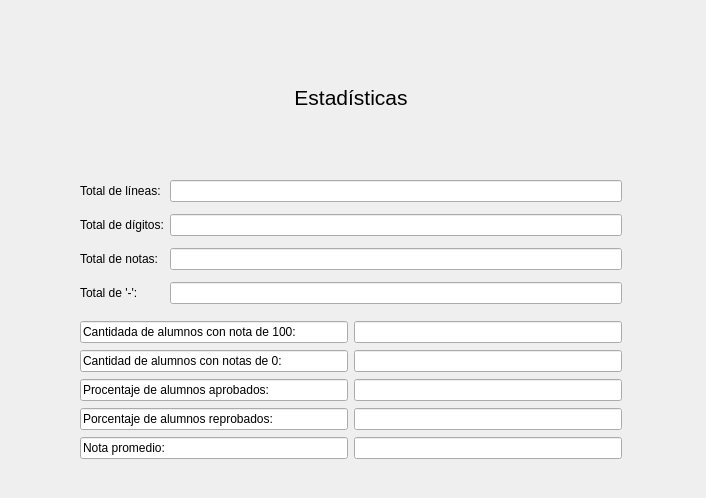
<?xml version="1.0" encoding="UTF-8"?>
<ui version="4.0">
 <class>statsForm</class>
 <widget class="QDialog" name="statsForm">
  <property name="geometry">
   <rect>
    <x>0</x>
    <y>0</y>
    <width>706</width>
    <height>498</height>
   </rect>
  </property>
  <property name="windowTitle">
   <string>Dialog</string>
  </property>
  <widget class="QLabel" name="stat_title_labels">
   <property name="geometry">
    <rect>
     <x>80</x>
     <y>27</y>
     <width>542</width>
     <height>141</height>
    </rect>
   </property>
   <property name="font">
    <font>
     <pointsize>16</pointsize>
    </font>
   </property>
   <property name="mouseTracking">
    <bool>false</bool>
   </property>
   <property name="layoutDirection">
    <enum>Qt::LeftToRight</enum>
   </property>
   <property name="autoFillBackground">
    <bool>false</bool>
   </property>
   <property name="text">
    <string>Estadísticas</string>
   </property>
   <property name="alignment">
    <set>Qt::AlignCenter</set>
   </property>
  </widget>
  <widget class="QWidget" name="gridLayoutWidget">
   <property name="geometry">
    <rect>
     <x>80</x>
     <y>320</y>
     <width>542</width>
     <height>141</height>
    </rect>
   </property>
   <layout class="QGridLayout" name="gridLayout_3">
    <item row="2" column="0">
     <widget class="QLineEdit" name="passed_st_percent_ineEdit">
      <property name="text">
       <string>Procentaje de alumnos aprobados:</string>
      </property>
      <property name="readOnly">
       <bool>true</bool>
      </property>
     </widget>
    </item>
    <item row="3" column="0">
     <widget class="QLineEdit" name="failed_st_percent_lineEdit">
      <property name="text">
       <string>Porcentaje de alumnos reprobados:</string>
      </property>
      <property name="readOnly">
       <bool>true</bool>
      </property>
     </widget>
    </item>
    <item row="4" column="0">
     <widget class="QLineEdit" name="average_grade_lineEdit">
      <property name="text">
       <string>Nota promedio:</string>
      </property>
      <property name="readOnly">
       <bool>true</bool>
      </property>
     </widget>
    </item>
    <item row="1" column="0">
     <widget class="QLineEdit" name="st_0_grade_lineEdit">
      <property name="text">
       <string>Cantidad de alumnos con notas de 0:</string>
      </property>
      <property name="readOnly">
       <bool>true</bool>
      </property>
     </widget>
    </item>
    <item row="1" column="1">
     <widget class="QLineEdit" name="show_st_0_grade_lineEdit">
      <property name="readOnly">
       <bool>true</bool>
      </property>
     </widget>
    </item>
    <item row="3" column="1">
     <widget class="QLineEdit" name="show_failed_st_percent_lineEdit">
      <property name="readOnly">
       <bool>true</bool>
      </property>
     </widget>
    </item>
    <item row="4" column="1">
     <widget class="QLineEdit" name="show_average_grade_lineEdit">
      <property name="readOnly">
       <bool>true</bool>
      </property>
     </widget>
    </item>
    <item row="0" column="0">
     <widget class="QLineEdit" name="st_100_pnts_lineEdit">
      <property name="text">
       <string>Cantidada de alumnos con nota de 100:</string>
      </property>
      <property name="readOnly">
       <bool>true</bool>
      </property>
     </widget>
    </item>
    <item row="2" column="1">
     <widget class="QLineEdit" name="show_passed_st_percent_ineEdit">
      <property name="readOnly">
       <bool>true</bool>
      </property>
     </widget>
    </item>
    <item row="0" column="1">
     <widget class="QLineEdit" name="show_st_100_pts_lineEdit">
      <property name="readOnly">
       <bool>true</bool>
      </property>
     </widget>
    </item>
   </layout>
  </widget>
  <widget class="QWidget" name="gridLayoutWidget_2">
   <property name="geometry">
    <rect>
     <x>80</x>
     <y>174</y>
     <width>542</width>
     <height>140</height>
    </rect>
   </property>
   <layout class="QGridLayout" name="gridLayout_2">
    <item row="2" column="0">
     <widget class="QLabel" name="tot_digits_label">
      <property name="text">
       <string>Total de dígitos:</string>
      </property>
     </widget>
    </item>
    <item row="4" column="0">
     <widget class="QLabel" name="total_symbol_label">
      <property name="text">
       <string>Total de '-': </string>
      </property>
     </widget>
    </item>
    <item row="2" column="1">
     <widget class="QLineEdit" name="tot_digits_lineEdit">
      <property name="readOnly">
       <bool>true</bool>
      </property>
     </widget>
    </item>
    <item row="1" column="0">
     <widget class="QLabel" name="tot_lines_label">
      <property name="text">
       <string>Total de líneas:</string>
      </property>
     </widget>
    </item>
    <item row="1" column="1">
     <widget class="QLineEdit" name="tot_lines_lineEdit">
      <property name="readOnly">
       <bool>true</bool>
      </property>
     </widget>
    </item>
    <item row="4" column="1">
     <widget class="QLineEdit" name="tot_symbol_lineEdit">
      <property name="readOnly">
       <bool>true</bool>
      </property>
     </widget>
    </item>
    <item row="3" column="0">
     <widget class="QLabel" name="tot_grades_label">
      <property name="text">
       <string>Total de notas:</string>
      </property>
     </widget>
    </item>
    <item row="3" column="1">
     <widget class="QLineEdit" name="tot_grades_lineEdit">
      <property name="readOnly">
       <bool>true</bool>
      </property>
     </widget>
    </item>
   </layout>
  </widget>
 </widget>
 <resources/>
 <connections/>
</ui>
